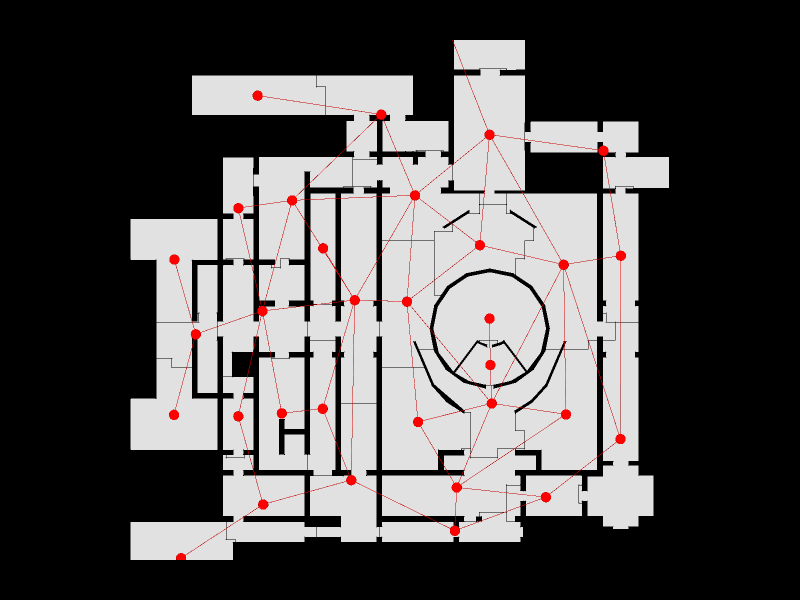

Notebook code for this chart:
### Code cell
Topology.Show(new_shell, new_graph,
              faceOpacity=0.9,
              showEdges=True,
              showVertices=True,
              vertexSizeKey="size",
              vertexColorKey="color",
              camera=[0,0,6],
              backgroundColor="black",
              width=800,
              height=600,
              renderer=renderer)

### Figure 1 — Plotly figure (JSON) as saved in the notebook; plotly's stock layout.template omitted (floating-point values rounded to 4 significant figures; data arrays with more than 128 entries replaced by an {"elided": "..."} marker saying what was removed)
{"data": [{"customdata": {"elided": "668 str values"}, "hoverinfo": "text", "hovertemplate": {"elided": "668 str values"}, "hovertext": {"elided": "668 str values"}, "legendgroup": "1", "legendrank": 1, "marker": {"color": {"elided": "668 str values"}, "line": {"width": 0}, "opacity": 1, "size": {"elided": "668 float values"}, "sizemode": "diameter", "symbol": "circle"}, "mode": "markers", "name": "1: Untitled (Vertices)", "showlegend": false, "text": {"elided": "668 str values"}, "textfont": {"size": 5}, "type": "scatter3d", "x": {"elided": "668 float values"}, "y": {"elided": "668 float values"}, "z": {"elided": "668 int values"}}, {"hoverinfo": "text", "legendgroup": "2", "legendrank": 2, "line": {"color": "black", "dash": "solid", "width": 1}, "marker": {"size": 0}, "mode": "lines", "name": "1: Untitled (Edges)", "showlegend": false, "text": "", "type": "scatter3d", "x": {"elided": "2151 float values"}, "y": {"elided": "2151 float values"}, "z": {"elided": "2151 int values"}}, {"cmax": 1, "cmin": 0, "color": "#FAFAFA", "colorscale": [[0, "#440154"], [0.1111, "#482878"], [0.2222, "#3e4989"], [0.3333, "#31688e"], [0.4444, "#26828e"], [0.5556, "#1f9e89"], [0.6667, "#35b779"], [0.7778, "#6ece58"], [0.8889, "#b5de2b"], [1, "#fde725"]], "flatshading": true, "hoverinfo": "text", "hovertext": "", "i": {"elided": "771 int values"}, "j": {"elided": "771 int values"}, "k": {"elided": "771 int values"}, "legendgroup": "3", "legendrank": 3, "lighting": {"facenormalsepsilon": 0}, "name": "1: Untitled (Faces)", "opacity": 0.9, "showlegend": false, "showscale": false, "text": "", "type": "mesh3d", "x": {"elided": "668 float values"}, "y": {"elided": "668 float values"}, "z": {"elided": "668 int values"}}, {"hoverinfo": "text", "legendgroup": "6", "legendrank": 6, "line": {"color": "red", "dash": "solid", "width": 1}, "marker": {"size": 0}, "mode": "lines", "name": "2: Untitled Graph (Edges)", "showlegend": false, "text": "", "type": "scatter3d", "x": {"elided": "159 float values"}, "y": {"elided": "159 float values"}, "z": {"elided": "159 int values"}}, {"customdata": ["", "", "", "", "", "", "", "", "", "", "", "", "", "", "", "", "", "", "", "", "", "", "", "", "", "", "", "", "", "", "", "", ""], "hoverinfo": "text", "hovertemplate": ["Click ", "Click ", "Click ", "Click ", "Click ", "Click ", "Click ", "Click ", "Click ", "Click ", "Click ", "Click ", "Click ", "Click ", "Click ", "Click ", "Click ", "Click ", "Click ", "Click ", "Click ", "Click ", "Click ", "Click ", "Click ", "Click ", "Click ", "Click ", "Click ", "Click ", "Click ", "Click ", "Click "], "hovertext": ["", "", "", "", "", "", "", "", "", "", "", "", "", "", "", "", "", "", "", "", "", "", "", "", "", "", "", "", "", "", "", "", ""], "legendgroup": "5", "legendrank": 5, "marker": {"color": ["#FF0000", "#FF0000", "#FF0000", "#FF0000", "#FF0000", "#FF0000", "#FF0000", "#FF0000", "#FF0000", "#FF0000", "#FF0000", "#FF0000", "#FF0000", "#FF0000", "#FF0000", "#FF0000", "#FF0000", "#FF0000", "#FF0000", "#FF0000", "#FF0000", "#FF0000", "#FF0000", "#FF0000", "#FF0000", "#FF0000", "#FF0000", "#FF0000", "#FF0000", "#FF0000", "#FF0000", "#FF0000", "#FF0000"], "line": {"width": 0}, "opacity": 1, "size": [12, 12, 12, 12, 12, 12, 12, 12, 12, 12, 12, 12, 12, 12, 12, 12, 12, 12, 12, 12, 12, 12, 12, 12, 12, 12, 12, 12, 12, 12, 12, 12, 12], "sizemode": "diameter", "symbol": "circle"}, "mode": "markers", "name": "2: Untitled Graph (Vertices)", "showlegend": false, "text": ["", "", "", "", "", "", "", "", "", "", "", "", "", "", "", "", "", "", "", "", "", "", "", "", "", "", "", "", "", "", "", "", ""], "textfont": {"size": 5}, "type": "scatter3d", "x": [89.18, 47.32, 128.0, 27.35, 146.2, 103.4, -1.988, 75.27, 146.1, 0.3772, 77.94, 19.36, 78.94, 127.2, 102.7, 25.74, 33.75, 91.75, 47.45, 57.93, 56.78, -1.881, 37.19, 102.9, 102.7, 140.4, 99.44, 121.3, 5.239, 19.33, 66.72, 27.58, 91.12], "y": [102.5, -22.75, -24.61, 9.642, 27.99, -20.99, -24.76, 12.76, -32.79, -72.28, 48.01, 43.77, -27.12, 25.0, 68.1, 81.07, -24.27, -48.85, 30.45, 13.26, -46.41, 26.74, 46.32, -8.236, 7.153, 62.81, 31.48, -52.07, 1.95, -25.25, 74.79, -54.49, -63.2], "z": [0, 0, 0, 0, 0, 0, 0, 0, 0, 0, 0, 0, 0, 0, 0, 0, 0, 0, 0, 0, 0, 0, 0, 0, 0, 0, 0, 0, 0, 0, 0, 0, 0]}], "layout": {"autosize": true, "height": 600, "margin": {"b": 40, "l": 40, "r": 40, "t": 40}, "paper_bgcolor": "#000000", "plot_bgcolor": "#000000", "scene": {"aspectmode": "data", "camera": {"center": {"x": 0, "y": 0, "z": 0}, "eye": {"x": 0, "y": 0, "z": 6}, "projection": {"type": "perspective"}, "up": {"x": 0, "y": 1, "z": 0}}, "xaxis": {"visible": false}, "yaxis": {"visible": false}, "zaxis": {"visible": false}}, "showlegend": true, "width": 800, "xaxis": {"showgrid": false, "visible": false, "zeroline": false}, "yaxis": {"showgrid": false, "visible": false, "zeroline": false}}}
